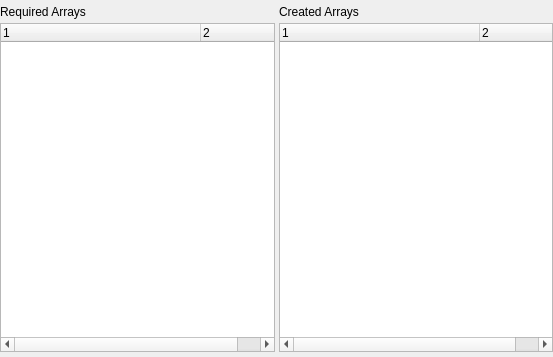
<?xml version="1.0" encoding="UTF-8"?>
<ui version="4.0">
 <class>PipelineArraySelectionWidget</class>
 <widget class="QWidget" name="PipelineArraySelectionWidget">
  <property name="geometry">
   <rect>
    <x>0</x>
    <y>0</y>
    <width>553</width>
    <height>357</height>
   </rect>
  </property>
  <layout class="QGridLayout" name="gridLayout">
   <property name="leftMargin">
    <number>0</number>
   </property>
   <property name="topMargin">
    <number>5</number>
   </property>
   <property name="rightMargin">
    <number>0</number>
   </property>
   <property name="bottomMargin">
    <number>5</number>
   </property>
   <property name="spacing">
    <number>4</number>
   </property>
   <item row="0" column="2">
    <widget class="QLabel" name="label_2">
     <property name="text">
      <string>Created Arrays</string>
     </property>
    </widget>
   </item>
   <item row="0" column="1">
    <widget class="QLabel" name="label">
     <property name="text">
      <string>Required Arrays</string>
     </property>
    </widget>
   </item>
   <item row="1" column="1">
    <widget class="QTreeWidget" name="requiredArraysTreeWidget">
     <property name="alternatingRowColors">
      <bool>true</bool>
     </property>
     <property name="verticalScrollMode">
      <enum>QAbstractItemView::ScrollPerPixel</enum>
     </property>
     <property name="uniformRowHeights">
      <bool>true</bool>
     </property>
     <property name="animated">
      <bool>true</bool>
     </property>
     <property name="columnCount">
      <number>2</number>
     </property>
     <attribute name="headerVisible">
      <bool>true</bool>
     </attribute>
     <attribute name="headerCascadingSectionResizes">
      <bool>true</bool>
     </attribute>
     <attribute name="headerDefaultSectionSize">
      <number>200</number>
     </attribute>
     <attribute name="headerMinimumSectionSize">
      <number>100</number>
     </attribute>
     <column>
      <property name="text">
       <string notr="true">1</string>
      </property>
     </column>
     <column>
      <property name="text">
       <string notr="true">2</string>
      </property>
     </column>
    </widget>
   </item>
   <item row="1" column="2">
    <widget class="QTreeWidget" name="createdArraysTreeWidget">
     <property name="alternatingRowColors">
      <bool>true</bool>
     </property>
     <property name="verticalScrollMode">
      <enum>QAbstractItemView::ScrollPerPixel</enum>
     </property>
     <property name="rootIsDecorated">
      <bool>true</bool>
     </property>
     <property name="uniformRowHeights">
      <bool>true</bool>
     </property>
     <property name="animated">
      <bool>true</bool>
     </property>
     <property name="columnCount">
      <number>2</number>
     </property>
     <attribute name="headerVisible">
      <bool>true</bool>
     </attribute>
     <attribute name="headerDefaultSectionSize">
      <number>200</number>
     </attribute>
     <attribute name="headerMinimumSectionSize">
      <number>100</number>
     </attribute>
     <column>
      <property name="text">
       <string notr="true">1</string>
      </property>
     </column>
     <column>
      <property name="text">
       <string notr="true">2</string>
      </property>
     </column>
    </widget>
   </item>
  </layout>
 </widget>
 <resources/>
 <connections/>
</ui>
